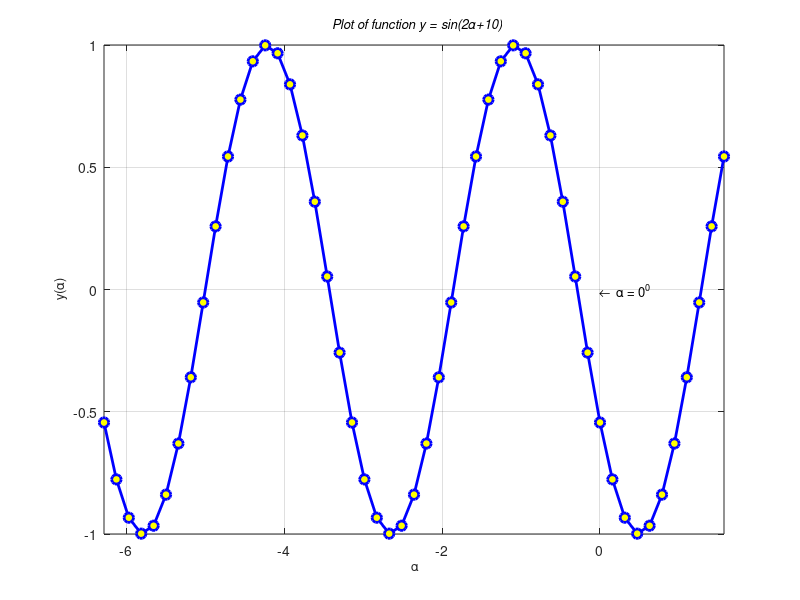

Here is the MATLAB script that generated this plot:
% Plot_EX8.m
a=-2*pi:pi/20:2*pi; y=sin(2*a+10);
plot(a,y,'b-o','LineWidth',2,'MarkerSize',7,'MarkerFaceColor','y');
grid on; axis([-2*pi 0.5*pi -1 1]);  
title('\it \fontsize{13} Plot of function y = sin(2\alpha+10)')
ylabel('\fontsize{13} y(\alpha)');  xlabel('\fontsize{13} \alpha')
text(0,0, '\leftarrow \fontsize{13} \alpha = 0^0');  
